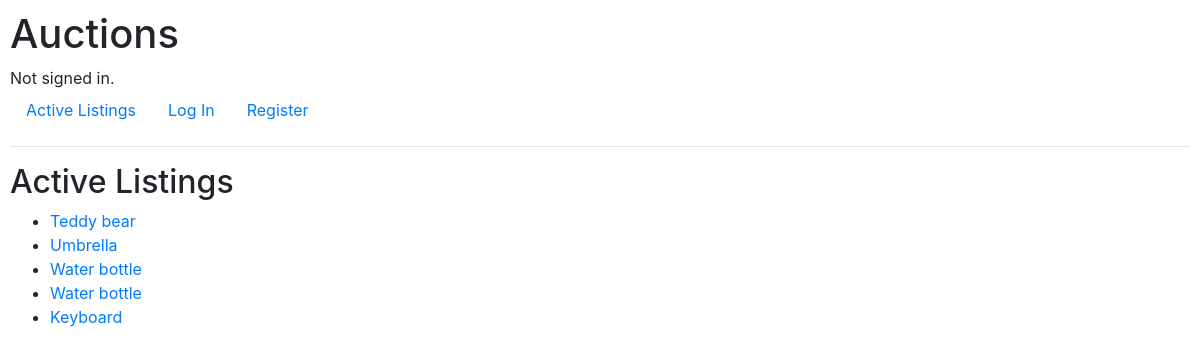
The app's page /, older data.
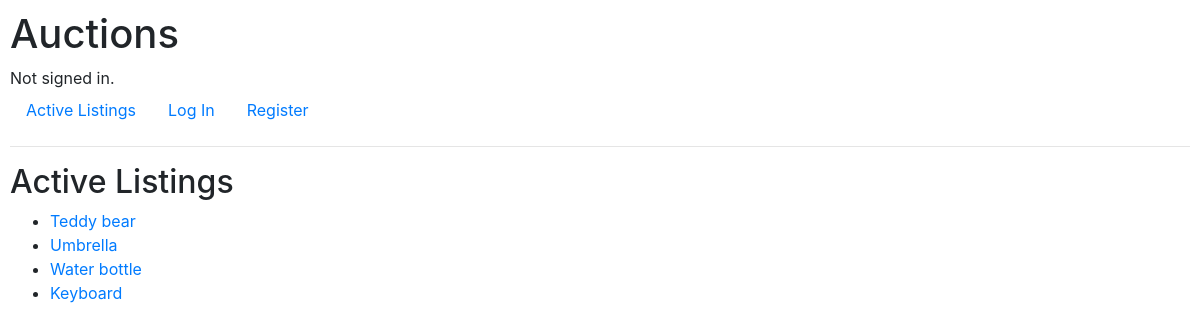
The same page, newer data.
### auctions/models.py (models this page shows)
class Listing(models.Model):
    class Categories(models.TextChoices):
        TOYS = 'TO', 'Toys'
        HOME = 'HO', 'Home'
    title = models.TextField(max_length=64, blank=False, unique=True)
    description = models.TextField(max_length=2000, blank=False)
    imageURL = models.TextField(max_length=64, blank=True)
    categories = models.CharField(
        max_length=2,
        choices=Categories.choices,
        default=Categories.TOYS,
    )

### auctions/views.py (the view)
# urls.py: path("", views.index, name="index"),
def index(request):
    listings = Listing.objects.all()
    return render(request, "auctions/index.html", {
        "listings" : listings
    })

### auctions/templates/auctions/index.html
{% extends "auctions/layout.html" %}
{% block body %}
    <h2>Active Listings</h2>
    <ul>
        {% for listing in listings %}
        <li>
            <a href="{% url 'loadListing' listing.title %}">{{ listing.title }}</a>
        </li>
        {% endfor %}
    </ul>
{% endblock %}

Row changes from the older to the newer data that the page shows:
removed Listing: title "Water bottle"
